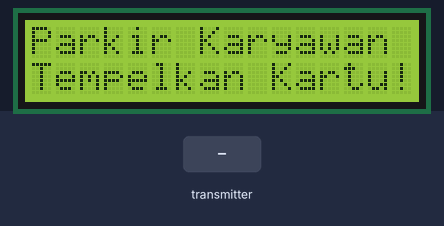
Simulated run of this sketch. Board: ESP32. On the bench: 16×2 character LCD. Inputs (shaded band) come from the test bench. What the sketch prints to the serial monitor is not drawn.

Above: at 1.3 s.
1.4 s: the transmitter starts sending nilai = 0
At 2.1 s:
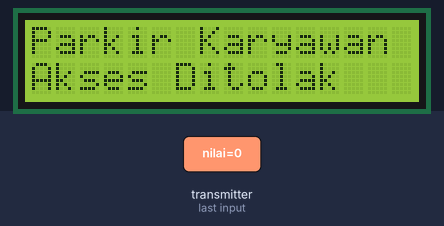
4.4 s: the transmitter starts sending nilai = 1024
Timing chart, 0 to 7.4 s (numbered marks = the images above; inputs shaded):
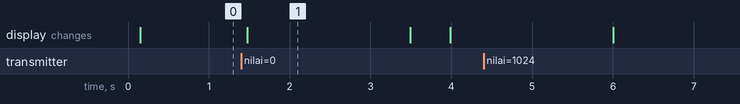

The sketch:

penerima.ino
```cpp
#include <esp_now.h>
#include <WiFi.h>
#include <LiquidCrystal_I2C.h>

// struktur data yang diterima
typedef struct struct_message {
    int nilai;
} struct_message;
struct_message data_ku;

// callback jika menerima data
void cb_terima(const uint8_t *mac_addr, const uint8_t *dataDiterima, int panjang) {
  memcpy(&data_ku, dataDiterima, sizeof(data_ku));
  Serial.print("Bytes diterima: ");
  Serial.println(panjang);
  Serial.print("Int: ");
  Serial.println(data_ku.nilai);

  Serial.println();
}

LiquidCrystal_I2C lcd(0x27,16,2);

void setup() {
  Serial.begin(115200);

  // mengatur esp ke mode station
  WiFi.mode(WIFI_STA);

  // inisialisasi espnow
  if (esp_now_init() != ESP_OK) {
    Serial.println("Gagal Inisialisasi espnow");
    return;
  }

  // mendaftarkan fungsi callback
  esp_now_register_recv_cb(cb_terima);
  lcd.begin(16,2);
  lcd.init();
  // lcd.backlight();
  lcd.setCursor(0,0);
  lcd.print("Parkir Karyawan");
  lcd.setCursor(0,1);
  lcd.print("Tempelkan Kartu!");
  data_ku.nilai = 3;
}

void loop() {
  lcd.setCursor(0,1);
  lcd.print("Tempelkan Kartu!");
  if(data_ku.nilai == 1){
    lcd.setCursor(0,1);
    lcd.print("Silahkan Masuk!        ");
    delay(2000);
    lcd.setCursor(0,1);
    lcd.print("Tempelkan Kartu!");
    data_ku.nilai = 3;
  }else if (data_ku.nilai == 0){
    lcd.setCursor(0,1);
    lcd.print("Akses Ditolak        ");
    delay(2000);
    lcd.setCursor(0,1);
    lcd.print("Tempelkan Kartu!");
    data_ku.nilai = 3;
  }else{
    lcd.setCursor(0,1);
    lcd.print("Tempelkan Kartu!");
  }
}
```

Measured:
- after the input at 1.4 s, the display: changes after 0.08 s (image 1)
- what the display in image 1 shows lasts 2.0 s, from 1.5 s to 3.5 s
